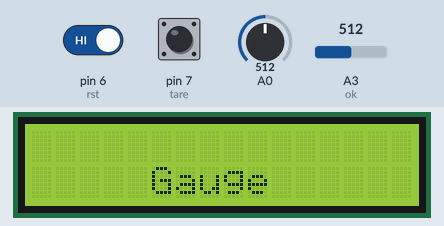
This sketch was run on a simulated Arduino Uno, built with avr-gcc and run on an emulated ATmega328P. Parts: 16×2 character LCD. The test bench sets the inputs (shaded band); at power-on: A3 (ok) = 512, pin 6 (rst) HIGH, A0 = 512, pin 7 (tare) HIGH. What the sketch prints to the serial monitor is not drawn.

Above: at 2.2 s.
At 4.3 s:
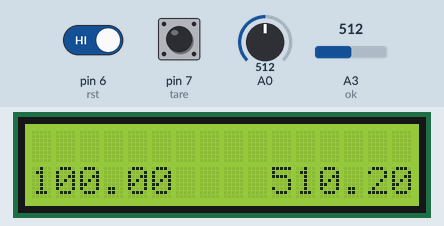
4.4 s: A3 (ok) set to 110
7.4 s: A3 (ok) set to 89
At 8.7 s:
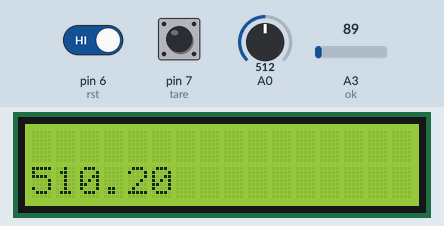
10.4 s: pin 6 (rst) driven LOW
At 13.3 s:
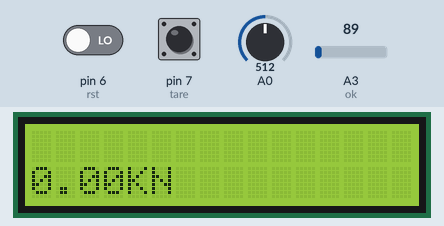
13.4 s: A0 set to 716
16.4 s: pin 7 (tare) pulled LOW for 3.2 s
At 21.1 s:
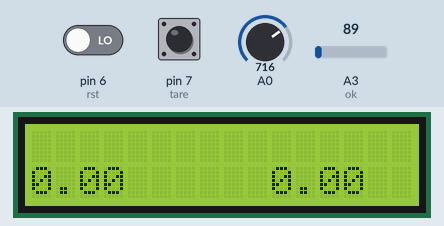
22.6 s: A0 set to 900
At 26.3 s:
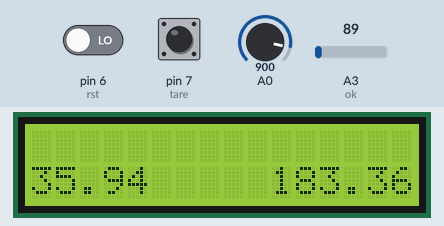
Timing chart, 0 to 26.6 s (numbered marks = the images above; inputs shaded):
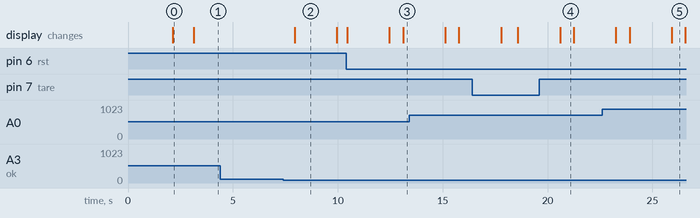

Measured:
- after the input at 4.4 s, every drawn part: stays the same
- after the input at 7.4 s, the display: changes after 0.54 s (image 2)
- after the input at 22.6 s, the display: first differs from a run without the input after 3.3 s (image 5)
- what the display in image 0 shows lasts 1.0 s, from 2.1 s to 3.1 s
- what the display in image 2 shows lasts 2.1 s, from 7.9 s to 10.0 s
- what the display in image 4 shows lasts 0.7 s, from 20.6 s to 21.3 s

The sketch:

cutt_off_at_kn.ino
```cpp
//#include <EEPROM.h>
#include <LiquidCrystal.h>
LiquidCrystal LCD(12, 11, 5, 4, 3, 2);

//connect to GND
#define up A1
#define down A2
#define ok A3         //menu
#define rst 6           //reset button
#define tare 7

float set_val = 0;
float pressure_bar = 0, prev_bar = 0 ;
float pressure_kn = 0, prev_kn = 0;
float gain = 0.0; //change this to adjust gain
float tmr = 0.0; //tare function

void setup() {
  Serial.begin(9600);
  //EEPROM.get(0, set_val);

  pinMode(ok, INPUT_PULLUP);
  pinMode(A0, INPUT);
  pinMode(rst, INPUT_PULLUP);
  pinMode(tare, INPUT_PULLUP);

  LCD.begin(20, 4);
  LCD.clear();
  LCD.setCursor(0, 1);
  LCD.print("Made by GAGAN");
  delay(2000);

  LCD.begin(16, 2);
  LCD.setCursor(0, 1);
  LCD.print("   Pressure ");
  LCD.setCursor(0, 2);
  LCD.print("     Gauge  ");
  delay(1000);


  LCD.clear();
  LCD.setCursor(0, 1);
  LCD.print("BARS");
  LCD.print("      KN");
}

void loop() {
  digitalWrite(6, LOW);
  prev_bar = pressure_bar;
  prev_kn = pressure_kn;
  int sensorVal = analogRead(A0);
  pressure_bar = map(sensorVal, 0, 1024, 0, 20000);

  if (digitalRead(tare) == LOW) {
    delay(150);
    tmr = pressure_bar;
  }

  pressure_bar = pressure_bar - tmr + (gain * 100);
  pressure_kn = map(pressure_bar, 0, 9800, 0, 50000);
  pressure_kn = pressure_kn / 100;
  pressure_bar = pressure_bar / 100;

  if (digitalRead(rst) == LOW) {
    delay(150);
    set_val = 0;
  }
  if (analogRead(ok) < 100) {
    delay(500);
    LCD.clear();
    LCD.setCursor(0, 1);
    LCD.print("MAX KN");
    LCD.setCursor(0, 2);
    LCD.print(set_val);
    delay(2000);
    LCD.clear();

  }

  if (set_val < pressure_kn) {
    set_val = pressure_kn;
  }

  lcd_clear(pressure_bar, prev_bar);
  lcd_clear(pressure_kn, prev_kn);
  LCD.setCursor(0, 1);
  LCD.print(pressure_bar, 2);
  LCD.setCursor(10, 2);
  LCD.print(pressure_kn, 2);
  Serial.print("BARS = ");
  Serial.print(pressure_bar);
  Serial.println(" bars");
  Serial.print("KN = ");
  Serial.print(pressure_kn);
  Serial.print("Pressure = ");
}

void lcd_clear(float f, float prev_f) {
  if ((f < 10 && prev_f > 10) || (f < 100 && prev_f > 100) || (f < 1000 && prev_f > 1000)) {
    LCD.clear();
    LCD.setCursor(0, 1);
    LCD.print("BARS");
    LCD.print("      KN");
  }
}
```
